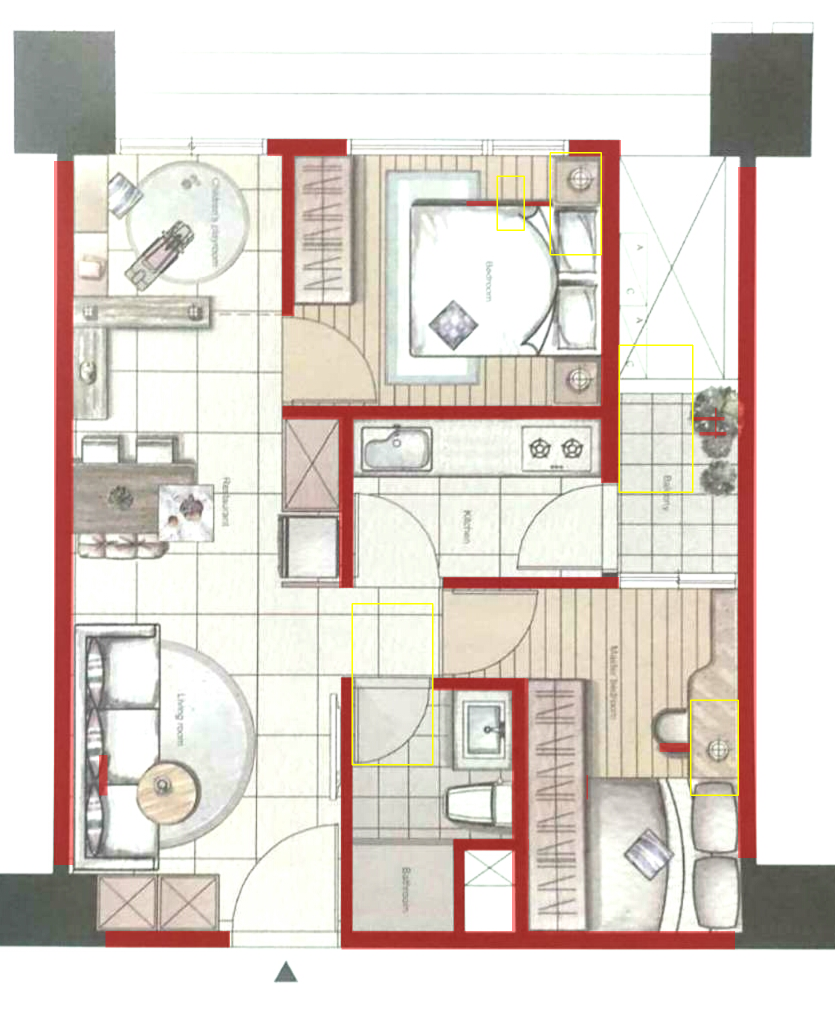
#> input picture chk/color_floor_01_chk.png, 1670 x 2032 px (shown at 1/2 size)
$ python -i cody_adapter.py   (imports and definitions only)
#> lines starting #> are read from the running program, lines starting #| are printed output that depends on the picture
### roompilot/floorplan/floorplan2dxf.py
#!/usr/bin/env python3
# -*- coding: utf-8 -*-
"""
floorplan2dxf.py — 建築平面圖 PNG → DXF（強制正交：只輸出水平/垂直線）

參數全部寫在 config.ini，執行只要：
    python3 floorplan2dxf.py
指定別的設定檔：
    python3 floorplan2dxf.py 別的.ini

核心：不描輪廓（會歪），改成偵測線條後把每條「建構」成純水平或純垂直，
      H 線兩端共用同一個 y、V 線兩端共用同一個 x，數學上不可能歪。
依賴: pip install opencv-python ezdxf numpy
"""

from __future__ import annotations
import argparse
import configparser
import glob
import json
import math
import os
import sys
from collections import defaultdict
from dataclasses import dataclass, replace

import cv2
import numpy as np
import ezdxf


# ─────────────────────────── 參數 ───────────────────────────
@dataclass
class Config:
    input: str
    output: str
    preview: str | None
    method: str          # morph | hough
    mm_per_px: float
    dpi: float | None
    invert: bool
    blur: int
    thresh: str          # otsu | fixed | adaptive
    thresh_value: int
    adaptive_block: int
    adaptive_c: int
    deskew: bool
    # 以下 px 類參數：None = 依自動量到的牆厚 T 推導(換圖免調)；給值則鎖定
    solid: int | None       # 去細線的開運算核
    style: str              # center=中線 | outline=兩面 | solid=實心牆
    h_len: int | None
    v_len: int | None
    wall_min_pct: float     # 牆厚低於 T 的此 % 者不畫出來
    windows: bool           # 在窗的開口畫窗戶符號
    win_cover_pct: float    # 開口長度被細線覆蓋超過此 % = 窗；其餘是門/空，留開
    win_min_pct: float      # 窗的跨牆寬度需 ≥ 牆厚的(100-此值)%；太薄的不算窗
    door_arc_pct: float     # 門偵測:L形等長線兩端連接弧的吻合度門檻(%)
    door_width_cm: float    # 假設的標準門寬(cm)，用門寬中位數反推每張圖的比例
    win_layer: str
    hough_thresh: int
    hough_min_len: int
    hough_max_gap: int
    angle_tol: float
    snap: float | None
    gap: float | None
    min_len: float | None
    layer: str


def load_config(path: str) -> Config:
    cp = configparser.ConfigParser(inline_comment_prefixes=(";", "#"))
    flat = {}
    text = None
    try:
        raw = open(path, "rb").read()
        for enc in ("utf-8-sig", "utf-8", "cp950", "big5", "latin-1"):
            try:
                text = raw.decode(enc)
                break
            except UnicodeDecodeError:
                continue
    except FileNotFoundError:
        text = None
    if text is not None:
        try:
            cp.read_string(text)
            for sec in cp.sections():
                for k, v in cp.items(sec):
                    flat[k.lower()] = v
        except configparser.Error as e:
            print(f"(設定檔解析失敗，改用內建預設值: {e})")
    else:
        print(f"(找不到設定檔 {path}，全部用內建預設值)")

    def s(k, d=None):
        v = flat.get(k)
        return v if v is not None else d

    def i(k, d):
        v = (flat.get(k) or "").strip()
        return int(v) if v else d

    def f(k, d):
        v = (flat.get(k) or "").strip()
        return float(v) if v else d

    def b(k, d):
        v = (flat.get(k) or "").strip().lower()
        return d if v == "" else v in ("1", "true", "yes", "on")

    def io_(k):                              # 可空整數：空 → None(自動)
        v = (flat.get(k) or "").strip()
        return int(v) if v else None

    def fo_(k):                              # 可空浮點
        v = (flat.get(k) or "").strip()
        return float(v) if v else None

    pv = (flat.get("preview") or "").strip()
    dpi = (flat.get("dpi") or "").strip()
    return Config(
        input=s("input"), output=s("output"), preview=(pv or None),
        method=s("method", "morph"),
        mm_per_px=f("mm_per_px", 0.1), dpi=(float(dpi) if dpi else None),
        invert=b("invert", False), blur=i("blur", 0),
        thresh=s("thresh", "otsu"), thresh_value=i("thresh_value", 128),
        adaptive_block=i("adaptive_block", 31), adaptive_c=i("adaptive_c", 5),
        deskew=b("deskew", False),
        solid=io_("solid"), style=s("style", "center"),
        h_len=io_("h_len"), v_len=io_("v_len"),
        wall_min_pct=f("wall_min_pct", 3.0),
        windows=b("windows", True), win_cover_pct=f("win_cover_pct", 70.0),
        win_min_pct=f("win_min_pct", 20.0),
        door_arc_pct=f("door_arc_pct", 50.0),
        door_width_cm=f("door_width_cm", 90.0),
        win_layer=s("win_layer", "WINDOW"),
        hough_thresh=i("hough_thresh", 50), hough_min_len=i("hough_min_len", 25),
        hough_max_gap=i("hough_max_gap", 5), angle_tol=f("angle_tol", 8.0),
        snap=fo_("snap"), gap=fo_("gap"), min_len=fo_("min_len"),
        layer=s("layer", "WALL"),
    )


# ─────────────────────────── 前處理 ───────────────────────────
# [623 lines left out: functions load_gray, deskew, binarize, detect_morph, detect_hough, detect_solid and 11 more, not called in this run]


# ─────────────────────────── 比例尺(門寬推算) ───────────────────────────
WALL_MIN_CM = 15.0                               # 外圍牆厚下限：周界牆一定 ≥ 15cm
WALL_MAX_CM = 40.0


# [252 lines left out: functions outer_wall_thickness, derive_door_scale, write_json, write_dxf, preview, write_solid_dxf and 3 more, not called in this run]


IMG_EXTS = (".png", ".jpg", ".jpeg", ".bmp")


# [74 lines left out: functions run_batch, main, not called in this run]


# [2 lines that do not run on import are left out]

### roompilot/floorplan/cody_adapter.py
"""Cody 平面圖辨識核心的 RoomPilot 記憶體介面。"""

from __future__ import annotations

import math
from dataclasses import replace
from pathlib import Path
from typing import Any, Mapping

import cv2
import numpy as np

from . import floorplan2dxf as cody


CONFIG_PATH = Path(__file__).with_name("config.ini")


def _decode_image(image_bytes: bytes) -> tuple[np.ndarray, np.ndarray]:
    encoded = np.frombuffer(image_bytes, dtype=np.uint8)
    image = cv2.imdecode(encoded, cv2.IMREAD_UNCHANGED)
    if image is None:
        raise ValueError("floorplan_image_decode_failed")
    if image.ndim == 2:
        return image, cv2.cvtColor(image, cv2.COLOR_GRAY2BGR)
    if image.shape[2] == 4:
        bgr = image[:, :, :3]
        alpha = image[:, :, 3].astype(np.float32) / 255
        white = np.full_like(bgr, 255)
        bgr = (bgr * alpha[..., None] + white * (1 - alpha[..., None])).astype(np.uint8)
        return cv2.cvtColor(bgr, cv2.COLOR_BGR2GRAY), bgr
    return cv2.cvtColor(image, cv2.COLOR_BGR2GRAY), image


# [273 lines left out: functions _point, _opening_segment, _axis_segment, _door_candidates_from_wall_gaps, _dedupe_rects, _paired_wall_rects and 2 more, not called in this run]


def recognize_cody_geometry(
    image_bytes: bytes,
    *,
    calibration_hint: Mapping[str, Any] | None = None,
) -> dict[str, Any]:
    """執行 origin/cody 的牆、門、窗演算法並轉成 RoomPilot 公尺契約。"""
    cfg = replace(cody.load_config(str(CONFIG_PATH)))
    gray, _ = _decode_image(image_bytes)
    if cfg.deskew:
        gray, _ = cody.deskew(gray)
    binary = cody.binarize(gray, cfg)
    image_height, image_width = binary.shape[:2]
    binary, _ = cody.remove_solid_blobs(binary)

    distance = cv2.distanceTransform(binary, cv2.DIST_L2, 5)
    wall_thickness_px = max(2, int(round(2.0 * float(distance.max()))))

    def configured(value: float | int | None, fallback: float | int):
        return value if value not in (None, 0) else fallback

    cfg.solid = int(configured(cfg.solid, max(3, int(round(0.35 * wall_thickness_px)))))
    cfg.h_len = int(configured(cfg.h_len, max(int(round(1.5 * wall_thickness_px)), cfg.solid + 2)))
    cfg.v_len = int(configured(cfg.v_len, cfg.h_len))
    cfg.snap = float(configured(cfg.snap, max(3, int(round(0.6 * wall_thickness_px)))))
    cfg.gap = float(configured(cfg.gap, max(3, int(round(0.4 * wall_thickness_px)))))
    cfg.min_len = float(configured(cfg.min_len, max(int(round(wall_thickness_px)), 4)))

    kernel = cv2.getStructuringElement(cv2.MORPH_ELLIPSE, (cfg.solid, cfg.solid))
    opened = cv2.morphologyEx(binary, cv2.MORPH_OPEN, kernel)
    rects = cody.detect_solid(opened, cfg, wall_thickness_px)
    thin = cv2.subtract(binary, cv2.dilate(opened, np.ones((3, 3), np.uint8)))
    doors = cody.detect_doors(thin, wall_thickness_px, cfg.door_arc_pct)
    window_rects = rects
    window_thin = thin
    window_cfg = cfg
    detection_mode = "solid"
    horizontal: list[tuple[float, float, float]] = []
    vertical: list[tuple[float, float, float]] = []
    if len(rects) < 5:
        line_thickness = min(
            wall_thickness_px,
            max(6, int(min(image_width, image_height) * 0.012)),
        )
        line_cfg = replace(
            cfg,
            style="center",
            solid=max(3, int(round(0.35 * line_thickness))),
            h_len=max(24, int(round(2.5 * line_thickness))),
            v_len=max(24, int(round(2.5 * line_thickness))),
            snap=float(max(3, int(round(0.6 * line_thickness)))),
            gap=float(max(3, int(round(0.4 * line_thickness)))),
            min_len=float(max(20, int(round(2.0 * line_thickness)))),
        )
        horizontal, vertical = cody.detect_morph(binary, line_cfg)
        horizontal, vertical = cody.postprocess(horizontal, vertical, line_cfg)
        line_kernel = cv2.getStructuringElement(
            cv2.MORPH_ELLIPSE,
            (line_cfg.solid, line_cfg.solid),
        )
        line_opened = cv2.morphologyEx(binary, cv2.MORPH_OPEN, line_kernel)
        window_cfg = replace(
            line_cfg,
            h_len=max(12, int(round(1.5 * line_thickness))),
            v_len=max(12, int(round(1.5 * line_thickness))),
            min_len=float(max(8, line_thickness)),
        )
        window_rects = cody.detect_solid(line_opened, window_cfg, line_thickness)
        window_thin = cv2.subtract(
            binary,
            cv2.dilate(line_opened, np.ones((3, 3), np.uint8)),
        )
        hatch_rects = _hatch_wall_rects(binary, line_cfg, line_thickness)
        paired_rects = _paired_wall_rects(
            horizontal,
            vertical,
            image_width=image_width,
            image_height=image_height,
        )
        rects = paired_rects or hatch_rects
        wall_thickness_px = line_thickness
        cfg = line_cfg
        detection_mode = "paired_centerlines" if paired_rects else "hatch_normalized"

    threshold_mode = cv2.THRESH_BINARY if cfg.invert else cv2.THRESH_BINARY_INV
    _, door_ink = cv2.threshold(gray, 245, 255, threshold_mode)
    door_kernel = cv2.getStructuringElement(
        cv2.MORPH_ELLIPSE,
        (max(3, int(cfg.solid)), max(3, int(cfg.solid))),
    )
    door_walls = cv2.morphologyEx(door_ink, cv2.MORPH_OPEN, door_kernel)
    door_thin = cv2.subtract(
        door_ink,
        cv2.dilate(door_walls, np.ones((3, 3), np.uint8)),
    )
    door_roi = None
    if rects:
        door_roi = (
            min(rect[0] for rect in rects),
            min(rect[1] for rect in rects),
            max(rect[2] for rect in rects),
            max(rect[3] for rect in rects),
        )
    swing_doors = cody.detect_door_swing_arcs(
        door_thin,
        wall_thickness_px,
        cfg.door_arc_pct,
        roi=door_roi,
    )

    # [8 lines left out: function hinge_wall_distance, not called in this run]

    swing_doors = [
        door
        for door in swing_doors
        if float(door[3]) >= 0.85
        and hinge_wall_distance(door) <= 1.25 * wall_thickness_px
    ]
    if not doors:
        doors = swing_doors
    elif swing_doors:
        matched_legacy = sum(
            any(
                math.hypot(float(door[0]) - float(swing[0]), float(door[1]) - float(swing[1]))
                <= 1.5 * wall_thickness_px
                for swing in swing_doors
            )
            for door in doors
        )
        if matched_legacy >= max(1, math.ceil(0.6 * len(doors))):
            merged_doors = [*swing_doors, *doors]
            doors = []
            for door in sorted(merged_doors, key=lambda item: (-len(item), -item[3])):
                if not any(
                    math.hypot(float(door[0]) - float(item[0]), float(door[1]) - float(item[1]))
                    < wall_thickness_px
                    for item in doors
                ):
                    doors.append(door)
    if cfg.invert:
        soft = binary
    else:
        _, soft = cv2.threshold(gray, 200, 255, cv2.THRESH_BINARY_INV)
    windows = cody.detect_windows(
        binary,
        window_rects,
        window_cfg,
        wall_thickness_px,
        doors,
        window_thin,
        soft,
    )
    if not windows and horizontal and vertical:
        windows = _parallel_window_boxes(horizontal, vertical)

    outer_px = cody.outer_wall_thickness(rects, wall_thickness_px)
    auto_mm_per_px, scale_info = cody.derive_door_scale(doors, outer_px, cfg)
    if calibration_hint:
        start = tuple(float(value) for value in calibration_hint["start_px"])
        end = tuple(float(value) for value in calibration_hint["end_px"])
        distance_m = (
            float(calibration_hint["distance_m"])
            if "distance_m" in calibration_hint
            else float(calibration_hint["distance_cm"]) / 100
        )
        pixel_distance = math.dist(start, end)
        if pixel_distance <= 0:
            raise ValueError("calibration_points_must_be_distinct")
        m_per_px = distance_m / pixel_distance
        scale_source = "manual_confirmation"
        scale_confidence = 1.0
    else:
        m_per_px = auto_mm_per_px / 1000
        distance_m = image_width * m_per_px
        pixel_distance = float(image_width)
        scale_source = f"cody_{scale_info['method']}"
        scale_confidence = 0.9 if scale_info["confidence"] == "high" else 0.7

    if rects:
        origin_x = float(min(rect[0] for rect in rects))
        top_y = float(min(rect[1] for rect in rects))
        right_x = float(max(rect[2] for rect in rects))
        bottom_y = float(max(rect[3] for rect in rects))
    else:
        origin_x, top_y, right_x, bottom_y = 0.0, 0.0, float(image_width), float(image_height)

    walls = []
    for x0, y0, x1, y1 in rects:
        horizontal = x1 - x0 >= y1 - y0
        if horizontal:
            centre = (y0 + y1) / 2
            start_px, end_px = (x0, centre), (x1, centre)
        else:
            centre = (x0 + x1) / 2
            start_px, end_px = (centre, y0), (centre, y1)
        walls.append(
            {
                "start": _point(*start_px, origin_x=origin_x, bottom_y=bottom_y, m_per_px=m_per_px),
                "end": _point(*end_px, origin_x=origin_x, bottom_y=bottom_y, m_per_px=m_per_px),
                "thickness_m": round(min(x1 - x0, y1 - y0) * m_per_px, 4),
                "confidence": 0.9,
                "source": "cody_vision",
                "bbox_px": [int(x0), int(y0), int(x1), int(y1)],
            }
        )

    window_items = []
    for orientation, x0, y0, x1, y1 in windows:
        if orientation == "h":
            centre = (y0 + y1) / 2
            start_px, end_px = (x0, centre), (x1, centre)
        else:
            centre = (x0 + x1) / 2
            start_px, end_px = (centre, y0), (centre, y1)
        start = _point(*start_px, origin_x=origin_x, bottom_y=bottom_y, m_per_px=m_per_px)
        end = _point(*end_px, origin_x=origin_x, bottom_y=bottom_y, m_per_px=m_per_px)
        window_items.append(
            {
                "start": start,
                "end": end,
                "width_m": round(math.dist((start["x"], start["y"]), (end["x"], end["y"])), 4),
                "confidence": 0.9,
                "source": "cody_vision",
                "bbox_px": [int(x0), int(y0), int(x1), int(y1)],
            }
        )

    door_items = []
    for door in doors:
        raw_width_m = float(door[2]) * m_per_px
        display_width_px = (
            float(door[2]) if 0.65 <= raw_width_m <= 1.35 else 0.9 / m_per_px
        )
        display_door = (float(door[0]), float(door[1]), display_width_px, float(door[3]))
        swing_end_px = None
        if len(door) >= 8:
            start_px = (float(door[0]), float(door[1]))
            end_px = (
                float(door[0]) + float(door[4]) * display_width_px,
                float(door[1]) + float(door[5]) * display_width_px,
            )
            swing_end_px = (
                float(door[0]) + float(door[6]) * display_width_px,
                float(door[1]) + float(door[7]) * display_width_px,
            )
            orientation = (
                "horizontal"
                if abs(float(door[4])) >= abs(float(door[5]))
                else "vertical"
            )
        else:
            start_px, end_px, orientation = _opening_segment(display_door, rects)
        start = _point(*start_px, origin_x=origin_x, bottom_y=bottom_y, m_per_px=m_per_px)
        end = _point(*end_px, origin_x=origin_x, bottom_y=bottom_y, m_per_px=m_per_px)
        width_m = math.dist((start["x"], start["y"]), (end["x"], end["y"]))
        door_item = {
            "start": start,
            "end": end,
            "width_m": round(width_m, 4),
            "clearance_radius_m": round(width_m, 4),
            "opening_direction": "manual_review",
            "orientation": orientation,
            "confidence": round(float(door[3]), 3),
            "swing_confidence": round(float(door[3]), 3),
            "source": "cody_vision",
            "hinge_px": [round(float(door[0]), 2), round(float(door[1]), 2)],
        }
        if swing_end_px is not None:
            door_item["swing_end"] = _point(
                *swing_end_px,
                origin_x=origin_x,
                bottom_y=bottom_y,
                m_per_px=m_per_px,
            )
        door_items.append(door_item)
    if not door_items and window_items:
        door_items = _door_candidates_from_wall_gaps(walls, window_items)

    return {
        "walls": walls,
        "doors": door_items,
        "windows": window_items,
        "plan_bbox_px": [origin_x, top_y, right_x, bottom_y],
        "scale": {
            "distance_m": round(distance_m, 4),
            "pixel_distance": round(pixel_distance, 3),
            "m_per_px": round(m_per_px, 8),
            "source": scale_source,
            "confidence": scale_confidence,
            "cody_scale": scale_info,
        },
        "diagnostics": {
            "detection_mode": detection_mode,
            "wall_thickness_px": wall_thickness_px,
            "outer_wall_thickness_px": round(float(outer_px), 2),
            "wall_count": len(walls),
            "door_count": len(door_items),
            "window_count": len(window_items),
        },
    }

>>> import cv2
>>> picture = cv2.imread('../../chk/color_floor_01_chk.png', cv2.IMREAD_GRAYSCALE)
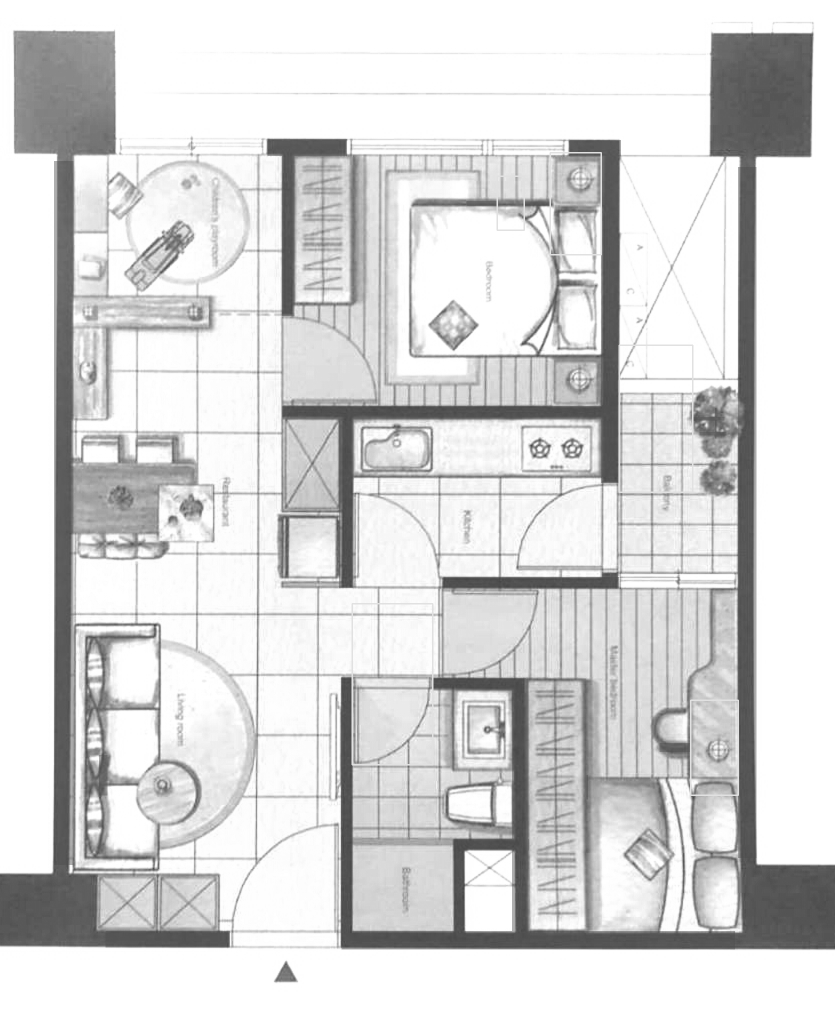
#> picture: shape (2032, 1670) (shown at 1/2 size); min 59, max 255, mean 215.8
>>> result = recognize_cody_geometry(picture)
#> (the run stopped early here; a loop or call above may not have finished)

$ run again, on chk/color_floor_08_chk.png
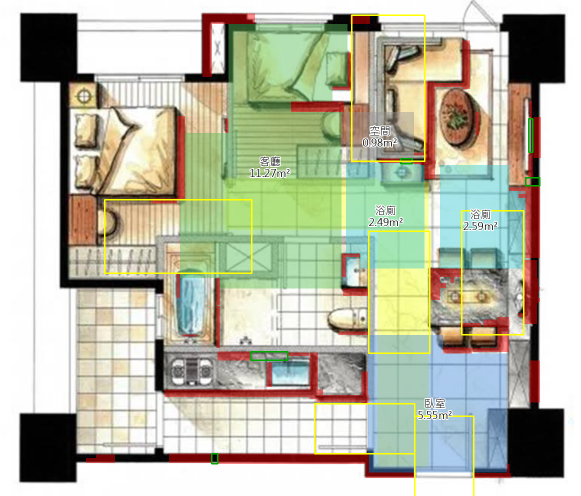
#> input picture chk/color_floor_08_chk.png, 1162 x 992 px (shown at 1/2 size)
#> `picture = cv2.imread('../../chk/color_floor_01_chk.png', cv2.IMREAD_GR..`:
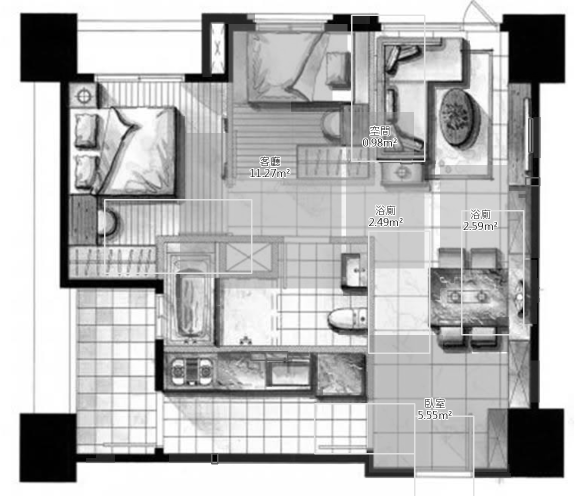
#> picture: shape (992, 1162) (shown at 1/2 size); min 0, max 255, mean 184.1

$ run again, on chk/color_floor_10_chk.png
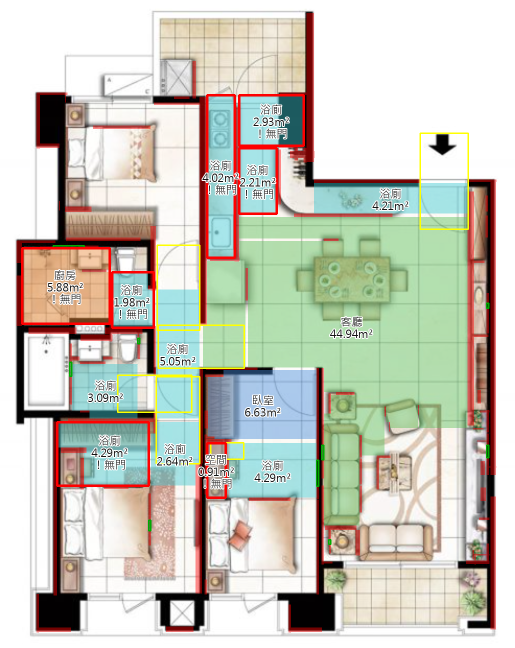
#> input picture chk/color_floor_10_chk.png, 1030 x 1296 px (shown at 1/2 size)
#> `picture = cv2.imread('../../chk/color_floor_01_chk.png', cv2.IMREAD_GR..`:
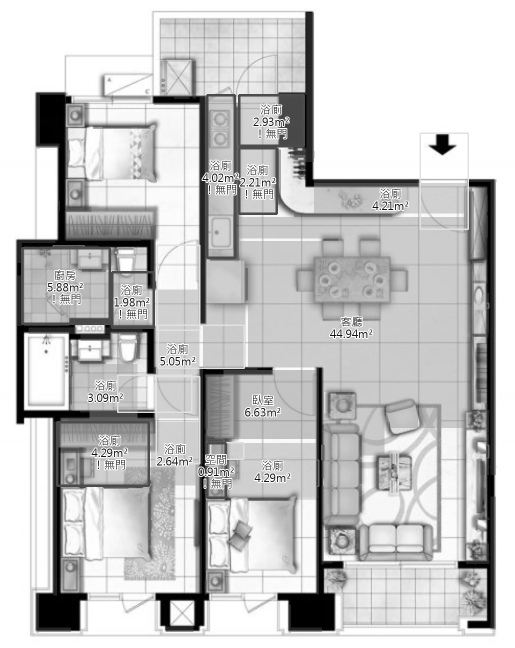
#> picture: shape (1296, 1030) (shown at 1/2 size); min 0, max 255, mean 199.3
